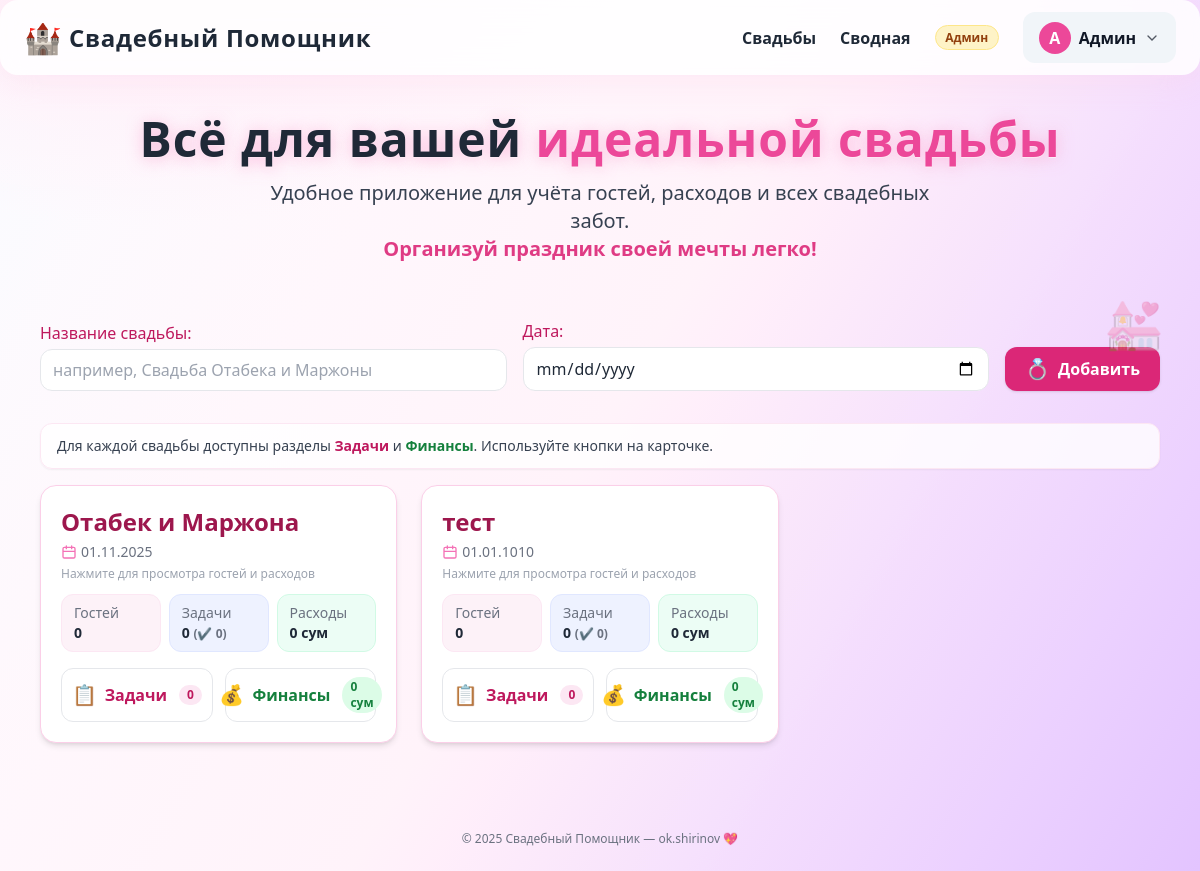
Screenshot of / (signed in) with the database file from the repository.
### models.py (models this page shows, shortened)
class User(db.Model, UserMixin):
    id = Column(Integer, primary_key=True)
    email = Column(String(255), unique=True, nullable=False, index=True)
    name = Column(String(120))
    password_hash = Column(String(255), nullable=False)
    is_admin = Column(Boolean, default=False)
    weddings = relationship('Wedding', back_populates='user', cascade="all, delete-orphan")

class Wedding(db.Model):
    id   = Column(Integer, primary_key=True)
    name = Column(String(100), nullable=False)
    date = Column(Date, nullable=True)
    user_id = Column(Integer, ForeignKey('user.id'), nullable=True, index=True)
    user    = relationship('User', back_populates='weddings')
    budget = Column(Float)
    tasks    = relationship('Task',    back_populates='wedding', cascade="all, delete-orphan")
    expenses = relationship('Expense', backref='wedding',       cascade="all, delete-orphan")
    guests   = relationship('Guest',   backref='wedding',       cascade="all, delete-orphan")
    tables   = relationship(
        'Table',
        backref='wedding',
        cascade="all, delete-orphan",
        order_by="Table.order"
    )
    sponsors = relationship('SponsorGift', back_populates='wedding', cascade="all, delete-orphan")

### app.py (the view)
@app.route("/")
@login_required
def index():
    q = Wedding.query
    if not current_user.is_admin:
        q = q.filter_by(user_id=current_user.id)
    weddings = q.order_by(Wedding.date.desc().nullslast()).all()
    return render_template("index.html", weddings=weddings)

### app.py (called while the page is built)
@login_manager.user_loader
def load_user(uid: str):
    try:
        return User.query.get(int(uid))
    except Exception:
        return None

### templates/index.html (shortened to what this page needs)
{% extends 'base.html' %}
{% block content %}
<div class="mb-8">
  <form action="{{ url_for('create_wedding') }}" method="POST" class="flex flex-col gap-4 sm:flex-row sm:items-end">
    <div class="w-full sm:w-auto flex-1">
      <label class="block mb-1 font-medium text-pink-700">Название свадьбы:</label>
      <input
        type="text"
        name="name"
        required
        class="px-3 py-2 border rounded-xl w-full focus:ring-2 focus:ring-pink-300 transition"
        placeholder="например, Свадьба Отабека и Маржоны">
    </div>
    <div class="w-full sm:w-auto flex-1">
      <label class="block mb-1 font-medium text-pink-700">Дата:</label>
      <input
        type="date"
        name="date"
        class="px-3 py-2 border rounded-xl w-full focus:ring-2 focus:ring-pink-300 transition">
    </div>
    <div>
      <button
        type="submit"
        class="bg-pink-600 hover:bg-pink-700 text-white font-semibold px-5 py-2 rounded-xl shadow transition flex items-center gap-2 text-base"
      >
        <span class="text-xl">💍</span>
        <span>Добавить</span>
      </button>
    </div>
  </form>
</div>
<div class="mb-4 bg-white/80 border border-pink-100 rounded-xl px-4 py-3 shadow-sm text-sm text-gray-700">
  Для каждой свадьбы доступны разделы <span class="font-semibold text-pink-700">Задачи</span> и <span class="font-semibold text-green-700">Финансы</span>.
  Используйте кнопки на карточке.
</div>
<div class="grid grid-cols-1 sm:grid-cols-2 lg:grid-cols-3 gap-6">
  {% for wedding in weddings %}
    <div class="wedding-card group p-5 rounded-2xl shadow-md hover:shadow-xl transition-all duration-200 overflow-hidden border flex flex-col gap-3">
      <a href="{{ url_for('wedding_pages.view_wedding', wedding_id=wedding.id) }}" class="block">
        <div class="text-2xl font-extrabold text-pink-800 group-hover:text-pink-600 mb-1 group-hover:underline transition flex items-center gap-2">
          {{ wedding.name }}
        </div>
        {% if wedding.date %}
          <div class="text-gray-500 text-sm mb-1 flex items-center gap-1">
            <svg class="inline w-4 h-4 text-pink-400" fill="none" stroke="currentColor" stroke-width="2" viewBox="0 0 24 24">
              <path stroke-linecap="round" stroke-linejoin="round" d="M8 7V3M16 7V3M3 11h18M5 21h14a2 2 0 002-2V7a2 2 0 00-2-2H5a2 2 0 00-2 2v12a2 2 0 002 2z"/>
            </svg>
            {{ wedding.date.strftime('%d.%m.%Y') }}
          </div>
        {% endif %}
        <div class="mt-1 text-xs text-gray-400">Нажмите для просмотра гостей и расходов</div>
      </a>
      <div class="grid grid-cols-3 gap-2 text-sm">
        <div class="bg-pink-50 border border-pink-100 rounded-xl px-3 py-2">
          <div class="text-gray-500">Гостей</div>
          <div class="font-bold">{{ wedding.guests|length }}</div>
        </div>
        <div class="bg-indigo-50 border border-indigo-100 rounded-xl px-3 py-2">
          <div class="text-gray-500">Задачи</div>
          <div class="font-bold">
            {{ wedding.tasks|length }}
            <span class="text-xs text-gray-500">
              (✔ {{ wedding.tasks|selectattr('is_done')|list|length }})
            </span>
          </div>
        </div>
        <div class="bg-emerald-50 border border-emerald-100 rounded-xl px-3 py-2">
          <div class="text-gray-500">Расходы</div>
          <div class="font-bold">
            {{ (wedding.expenses | sum(attribute='total')) or 0 | int }} сум
          </div>
        </div>
      </div>
      <div class="mt-1 grid grid-cols-2 gap-3">
        <a href="{{ url_for('tasks_bp.task_list', wedding_id=wedding.id) }}"
           class="flex items-center justify-center gap-2 px-4 py-2 rounded-xl border bg-white hover:bg-pink-50 text-pink-700 font-semibold transition"
           title="Перейти к задачам">
          <span class="text-xl">📋</span>
          <span>Задачи</span>
          <span class="ml-1 text-xs bg-pink-100 text-pink-700 px-2 py-0.5 rounded-full">
            {{ wedding.tasks|length }}
          </span>
        </a>
        <a href="{{ url_for('finance_bp.page_finance', wedding_id=wedding.id) }}"
           class="flex items-center justify-center gap-2 px-4 py-2 rounded-xl border bg-white hover:bg-green-50 text-green-700 font-semibold transition"
           title="Перейти к финансам">
          <span class="text-xl">💰</span>
          <span>Финансы</span>
          <span class="ml-1 text-xs bg-green-100 text-green-700 px-2 py-0.5 rounded-full">
            {{ (wedding.expenses | sum(attribute='total')) or 0 | int }} сум
          </span>
        </a>
      </div>
      <div class="absolute right-3 top-3 opacity-20 group-hover:opacity-40 text-5xl pointer-events-none select-none transition">
        💒
      </div>
    </div>
  {% else %}
    <p class="text-gray-600 text-center col-span-full py-12 text-lg">
      Свадеб пока нет. Добавьте первую выше 👆
    </p>
  {% endfor %}
</div>
{% endblock %}

### templates/base.html (shortened to what this page needs)
<!DOCTYPE html>
<html lang="ru">
<head>
  <script src="https://cdn.tailwindcss.com"></script>
</head>
<body class="min-h-screen text-gray-800 overflow-x-hidden">
  <div class="bg-aurora" aria-hidden="true"></div>
  <div class="bg-decor" aria-hidden="true"></div>
  <nav class="glass sticky top-0 z-30 px-3 sm:px-6 py-3">
    <div class="max-w-6xl mx-auto flex items-center justify-between">
      <div class="flex items-center gap-2">
        <span class="text-2xl sm:text-3xl">🏰</span>
        <a href="{{ url_for('index') }}"
           class="font-black text-lg sm:text-2xl tracking-tight hover:text-pink-600 transition"
           style="letter-spacing:.03em; text-decoration:none;">
          Свадебный Помощник
        </a>
      </div>
      <div class="hidden md:flex items-center gap-6">
        <a href="{{ url_for('index') }}" class="font-semibold hover:text-pink-600 transition">Свадьбы</a>
        <a href="{{ url_for('svodnaya_bp.svodnaya') }}" class="font-semibold hover:text-indigo-600 transition">Сводная</a>
        {% if current_user.is_authenticated %}
          {% if current_user.is_admin %}
            <a href="{{ url_for('admin.users') }}"
               class="chip bg-amber-100 text-amber-800 border border-amber-200"
               title="Админ-панель">Админ</a>
          {% endif %}
          <div x-data="{open:false}" class="relative">
            <button @click="open=!open" class="btn btn-soft">
              <span class="inline-flex items-center justify-center w-8 h-8 rounded-full bg-pink-500 text-white font-black">
                {{ (current_user.name or current_user.email)[:1] | upper }}
              </span>
              <span class="hidden sm:block font-semibold">{{ current_user.name or current_user.email }}</span>
              <svg class="w-4 h-4 opacity-70" fill="none" stroke="currentColor" viewBox="0 0 24 24"><path stroke-linecap="round" stroke-width="2" d="M6 9l6 6 6-6"/></svg>
            </button>
          </div>
        {% else %}
          <a href="{{ url_for('auth.login') }}" class="btn btn-soft">Войти</a>
          <a href="{{ url_for('auth.register') }}" class="btn btn-primary">Регистрация</a>
        {% endif %}
      </div>
    </div>
  </nav>
  {% if show_hero is not defined or show_hero %}
    <header class="relative z-10 flex flex-col items-center justify-center pt-6 sm:pt-10 pb-4 sm:pb-6 text-center">
      <h1 class="hero-title text-3xl sm:text-5xl font-black tracking-tight mb-2 wedding-title-glow"
          style="letter-spacing:.02em;">
        Всё для вашей <span class="text-pink-500">идеальной свадьбы</span>
      </h1>
      <div class="mt-2 text-base sm:text-xl text-gray-700 max-w-2xl">
        Удобное приложение для учёта гостей, расходов и всех свадебных забот.<br/>
        <span class="font-semibold text-pink-600/90">Организуй праздник своей мечты легко!</span>
      </div>
    </header>
  {% endif %}
  <main class="relative z-10 max-w-6xl mx-auto px-3 sm:px-4 py-4 sm:py-8">
    {% block content %}{% endblock %}
  </main>
  <footer class="relative z-10 mt-8 text-center text-gray-500 text-xs py-6 select-none">
    &copy; {{ 2025 }} Свадебный Помощник — ok.shirinov <span class="text-pink-400">💖</span>
  </footer>
</body>
</html>

### templates/base.html (style rules this page uses)
html { font-family: 'Inter', sans-serif; }
.glass { background:rgba(255,255,255,.84);box-shadow:0 6px 32px 0 #fbcfe855;backdrop-filter:blur(16px);border-radius:18px }
.wedding-card { background:#fff;border:1.5px solid #fbcfe8;border-radius:18px;box-shadow:0 4px 16px 0 #d946ef0a;transition:box-shadow .2s,border .2s }
.btn { display:inline-flex;align-items:center;gap:.5rem;border-radius:12px;padding:.6rem 1rem;font-weight:700 }
.btn-soft { background:#f1f5f9;color:#111827 }
.chip { display:inline-block;border-radius:999px;padding:.15rem .6rem;font-size:.75rem;font-weight:700 }
.wedding-title-glow { text-shadow:0 2px 16px #f9a8d4bb,0 1px 0 #fff }
.bg-aurora { position:fixed;inset:0;z-index:0;pointer-events:none;overflow:hidden; background: radial-gradient(900px 520px at 12% -10%, rgba(255,228,241,.85) 0, transparent 60%), radial-gradient(800px 480px at 110% -20%, rgba(233,213,255,.90) 0, transparent 55%), linear-gradient(120deg,#f8fafc 0%,#fff1f7 50%,#e0c3fc 100%); filter:saturate(1.06) contrast(1.02); animation:aurora-move 18s ease-in-out infinite alternate; }
.bg-decor { position:fixed;inset:0;z-index:1;pointer-events:none;overflow:hidden; isolation:isolate; }

### rows the page displays
User: name "А", name "Админ"
Wedding: name "Отабек и Маржона", date "01.11.2025", guests|length "0", tasks|length "0", tasks|selectattr "0", expenses "0"
Wedding: name "тест", date "01.01.1010", guests|length "0", tasks|length "0", tasks|selectattr "0", expenses "0"

### other values shown
{{ 2025 }} "2025"
